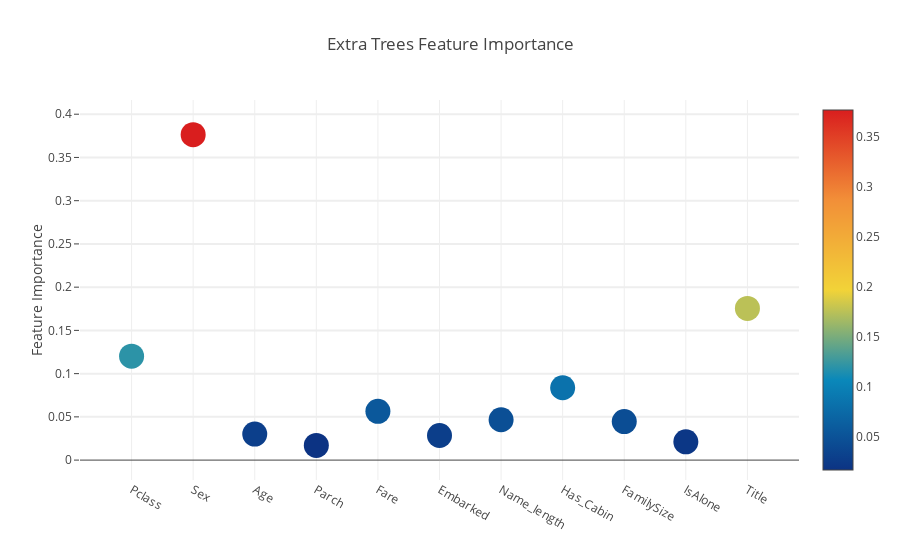

Notebook source saved alongside this figure:
### Code cell
# Scatter plot 
trace = go.Scatter(
    y = feature_dataframe['Extra Trees  feature importances'].values,
    x = feature_dataframe['features'].values,
    mode='markers',
    marker=dict(
        sizemode = 'diameter',
        sizeref = 1,
        size = 25,
#       size= feature_dataframe['AdaBoost feature importances'].values,
        #color = np.random.randn(500), #set color equal to a variable
        color = feature_dataframe['Extra Trees  feature importances'].values,
        colorscale='Portland',
        showscale=True
    ),
    text = feature_dataframe['features'].values
)
data = [trace]

layout= go.Layout(
    autosize= True,
    title= 'Extra Trees Feature Importance',
    hovermode= 'closest',
#     xaxis= dict(
#         title= 'Pop',
#         ticklen= 5,
#         zeroline= False,
#         gridwidth= 2,
#     ),
    yaxis=dict(
        title= 'Feature Importance',
        ticklen= 5,
        gridwidth= 2
    ),
    showlegend= False
)

fig = go.Figure(data=data, layout=layout)
py.iplot(fig,filename='scatter2010')

### Figure 1 — Plotly figure (JSON) as saved in the notebook; plotly's stock layout.template omitted (floating-point values rounded to 4 significant figures)
{"data": [{"marker": {"color": [0.1202, 0.3764, 0.03009, 0.01703, 0.05639, 0.02844, 0.04665, 0.08367, 0.04458, 0.02117, 0.1754], "colorscale": "Portland", "showscale": true, "size": 25, "sizemode": "diameter", "sizeref": 1}, "mode": "markers", "text": ["Pclass", "Sex", "Age", "Parch", "Fare", "Embarked", "Name_length", "Has_Cabin", "FamilySize", "IsAlone", "Title"], "type": "scatter", "x": ["Pclass", "Sex", "Age", "Parch", "Fare", "Embarked", "Name_length", "Has_Cabin", "FamilySize", "IsAlone", "Title"], "y": [0.1202, 0.3764, 0.03009, 0.01703, 0.05639, 0.02844, 0.04665, 0.08367, 0.04458, 0.02117, 0.1754]}], "layout": {"autosize": true, "hovermode": "closest", "showlegend": false, "title": "Extra Trees Feature Importance", "yaxis": {"gridwidth": 2, "ticklen": 5, "title": "Feature Importance"}}}
